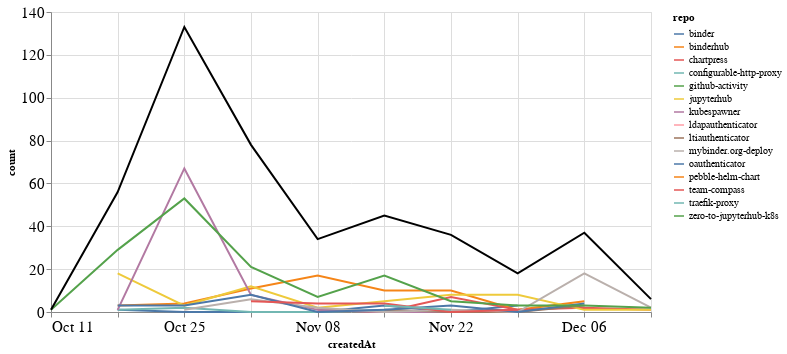

The notebook cell this image was saved under:
### Markdown cell above
### Comments

### Code cell
comments_time = comments.groupby('repo').resample('W', on='createdAt').count()['author'].reset_index()
comments_time = comments_time.rename(columns={'author': 'count'})
comments_time_total = comments_time.groupby('createdAt').agg({"count": "sum"}).reset_index()
ch1 = alt.Chart(comments_time, width=600).mark_line().encode(
    x='createdAt',
    y='count',
    color='repo',
    tooltip="repo"
)

ch2 = alt.Chart(comments_time_total, width=600).mark_line(color="black").encode(
    x='createdAt',
    y='count',
)

ch1 + ch2

### Figure 1 — Vega-Lite specification as saved in the notebook (floating-point values rounded to 4 significant figures)
{"config": {"axisLeft": {"labelFontSize": 15}, "axisBottom": {"labelFontSize": 15}}, "layer": [{"data": {"name": "data-7c12ea792d724e76ae0478bfc5be92d4"}, "mark": "line", "encoding": {"color": {"type": "nominal", "field": "repo"}, "tooltip": {"type": "nominal", "field": "repo"}, "x": {"type": "temporal", "field": "createdAt"}, "y": {"type": "quantitative", "field": "count"}}, "width": 600}, {"data": {"name": "data-40404f370aaeabd085cd0e69a0ed9351"}, "mark": {"type": "line", "color": "black"}, "encoding": {"x": {"type": "temporal", "field": "createdAt"}, "y": {"type": "quantitative", "field": "count"}}, "width": 600}], "$schema": "https://vega.github.io/schema/vega-lite/v4.8.1.json", "datasets": {"data-7c12ea792d724e76ae0478bfc5be92d4": [{"repo": "binder", "createdAt": "2020-10-18T00:00:00", "count": 1}, {"repo": "binder", "createdAt": "2020-10-25T00:00:00", "count": 0}, {"repo": "binder", "createdAt": "2020-11-01T00:00:00", "count": 0}, {"repo": "binder", "createdAt": "2020-11-08T00:00:00", "count": 0}, {"repo": "binder", "createdAt": "2020-11-15T00:00:00", "count": 3}, {"repo": "binder", "createdAt": "2020-11-22T00:00:00", "count": 0}, {"repo": "binder", "createdAt": "2020-11-29T00:00:00", "count": 3}, {"repo": "binderhub", "createdAt": "2020-10-18T00:00:00", "count": 3}, {"repo": "binderhub", "createdAt": "2020-10-25T00:00:00", "count": 4}, {"repo": "binderhub", "createdAt": "2020-11-01T00:00:00", "count": 11}, {"repo": "binderhub", "createdAt": "2020-11-08T00:00:00", "count": 17}, {"repo": "binderhub", "createdAt": "2020-11-15T00:00:00", "count": 10}, {"repo": "binderhub", "createdAt": "2020-11-22T00:00:00", "count": 10}, {"repo": "binderhub", "createdAt": "2020-11-29T00:00:00", "count": 1}, {"repo": "binderhub", "createdAt": "2020-12-06T00:00:00", "count": 5}, {"repo": "chartpress", "createdAt": "2020-11-08T00:00:00", "count": 1}, {"repo": "chartpress", "createdAt": "2020-11-15T00:00:00", "count": 0}, {"repo": "chartpress", "createdAt": "2020-11-22T00:00:00", "count": 7}, {"repo": "chartpress", "createdAt": "2020-11-29T00:00:00", "count": 1}, {"repo": "chartpress", "createdAt": "2020-12-06T00:00:00", "count": 2}, {"repo": "chartpress", "createdAt": "2020-12-13T00:00:00", "count": 1}, {"repo": "configurable-http-proxy", "createdAt": "2020-10-18T00:00:00", "count": 1}, {"repo": "configurable-http-proxy", "createdAt": "2020-10-25T00:00:00", "count": 2}, {"repo": "configurable-http-proxy", "createdAt": "2020-11-01T00:00:00", "count": 0}, {"repo": "configurable-http-proxy", "createdAt": "2020-11-08T00:00:00", "count": 0}, {"repo": "configurable-http-proxy", "createdAt": "2020-11-15T00:00:00", "count": 1}, {"repo": "github-activity", "createdAt": "2020-11-01T00:00:00", "count": 7}, {"repo": "jupyterhub", "createdAt": "2020-10-18T00:00:00", "count": 18}, {"repo": "jupyterhub", "createdAt": "2020-10-25T00:00:00", "count": 3}, {"repo": "jupyterhub", "createdAt": "2020-11-01T00:00:00", "count": 12}, {"repo": "jupyterhub", "createdAt": "2020-11-08T00:00:00", "count": 2}, {"repo": "jupyterhub", "createdAt": "2020-11-15T00:00:00", "count": 5}, {"repo": "jupyterhub", "createdAt": "2020-11-22T00:00:00", "count": 8}, {"repo": "jupyterhub", "createdAt": "2020-11-29T00:00:00", "count": 8}, {"repo": "jupyterhub", "createdAt": "2020-12-06T00:00:00", "count": 1}, {"repo": "jupyterhub", "createdAt": "2020-12-13T00:00:00", "count": 1}, {"repo": "kubespawner", "createdAt": "2020-10-18T00:00:00", "count": 1}, {"repo": "kubespawner", "createdAt": "2020-10-25T00:00:00", "count": 67}, {"repo": "kubespawner", "createdAt": "2020-11-01T00:00:00", "count": 8}, {"repo": "kubespawner", "createdAt": "2020-11-08T00:00:00", "count": 1}, {"repo": "kubespawner", "createdAt": "2020-11-15T00:00:00", "count": 0}, {"repo": "kubespawner", "createdAt": "2020-11-22T00:00:00", "count": 0}, {"repo": "kubespawner", "createdAt": "2020-11-29T00:00:00", "count": 1}, {"repo": "ldapauthenticator", "createdAt": "2020-12-06T00:00:00", "count": 1}, {"repo": "ltiauthenticator", "createdAt": "2020-11-15T00:00:00", "count": 1}, {"repo": "ltiauthenticator", "createdAt": "2020-11-22T00:00:00", "count": 0}, {"repo": "ltiauthenticator", "createdAt": "2020-11-29T00:00:00", "count": 0}, {"repo": "ltiauthenticator", "createdAt": "2020-12-06T00:00:00", "count": 3}, {"repo": "mybinder.org-deploy", "createdAt": "2020-10-25T00:00:00", "count": 1}, {"repo": "mybinder.org-deploy", "createdAt": "2020-11-01T00:00:00", "count": 6}, {"repo": "mybinder.org-deploy", "createdAt": "2020-11-08T00:00:00", "count": 2}, {"repo": "mybinder.org-deploy", "createdAt": "2020-11-15T00:00:00", "count": 0}, {"repo": "mybinder.org-deploy", "createdAt": "2020-11-22T00:00:00", "count": 1}, {"repo": "mybinder.org-deploy", "createdAt": "2020-11-29T00:00:00", "count": 0}, {"repo": "mybinder.org-deploy", "createdAt": "2020-12-06T00:00:00", "count": 18}, {"repo": "mybinder.org-deploy", "createdAt": "2020-12-13T00:00:00", "count": 2}, {"repo": "oauthenticator", "createdAt": "2020-10-18T00:00:00", "count": 3}, {"repo": "oauthenticator", "createdAt": "2020-10-25T00:00:00", "count": 3}, {"repo": "oauthenticator", "createdAt": "2020-11-01T00:00:00", "count": 8}, {"repo": "oauthenticator", "createdAt": "2020-11-08T00:00:00", "count": 0}, {"repo": "oauthenticator", "createdAt": "2020-11-15T00:00:00", "count": 1}, {"repo": "oauthenticator", "createdAt": "2020-11-22T00:00:00", "count": 3}, {"repo": "oauthenticator", "createdAt": "2020-11-29T00:00:00", "count": 0}, {"repo": "oauthenticator", "createdAt": "2020-12-06T00:00:00", "count": 4}, {"repo": "pebble-helm-chart", "createdAt": "2020-11-22T00:00:00", "count": 1}, {"repo": "team-compass", "createdAt": "2020-11-01T00:00:00", "count": 5}, {"repo": "team-compass", "createdAt": "2020-11-08T00:00:00", "count": 4}, {"repo": "team-compass", "createdAt": "2020-11-15T00:00:00", "count": 4}, {"repo": "team-compass", "createdAt": "2020-11-22T00:00:00", "count": 0}, {"repo": "team-compass", "createdAt": "2020-11-29T00:00:00", "count": 1}, {"repo": "traefik-proxy", "createdAt": "2020-11-15T00:00:00", "count": 3}, {"repo": "traefik-proxy", "createdAt": "2020-11-22T00:00:00", "count": 1}, {"repo": "zero-to-jupyterhub-k8s", "createdAt": "2020-10-11T00:00:00", "count": 1}, {"repo": "zero-to-jupyterhub-k8s", "createdAt": "2020-10-18T00:00:00", "count": 29}, {"repo": "zero-to-jupyterhub-k8s", "createdAt": "2020-10-25T00:00:00", "count": 53}, {"repo": "zero-to-jupyterhub-k8s", "createdAt": "2020-11-01T00:00:00", "count": 21}, {"repo": "zero-to-jupyterhub-k8s", "createdAt": "2020-11-08T00:00:00", "count": 7}, {"repo": "zero-to-jupyterhub-k8s", "createdAt": "2020-11-15T00:00:00", "count": 17}, {"repo": "zero-to-jupyterhub-k8s", "createdAt": "2020-11-22T00:00:00", "count": 5}, {"repo": "zero-to-jupyterhub-k8s", "createdAt": "2020-11-29T00:00:00", "count": 3}, {"repo": "zero-to-jupyterhub-k8s", "createdAt": "2020-12-06T00:00:00", "count": 3}, {"repo": "zero-to-jupyterhub-k8s", "createdAt": "2020-12-13T00:00:00", "count": 2}], "data-40404f370aaeabd085cd0e69a0ed9351": [{"createdAt": "2020-10-11T00:00:00", "count": 1}, {"createdAt": "2020-10-18T00:00:00", "count": 56}, {"createdAt": "2020-10-25T00:00:00", "count": 133}, {"createdAt": "2020-11-01T00:00:00", "count": 78}, {"createdAt": "2020-11-08T00:00:00", "count": 34}, {"createdAt": "2020-11-15T00:00:00", "count": 45}, {"createdAt": "2020-11-22T00:00:00", "count": 36}, {"createdAt": "2020-11-29T00:00:00", "count": 18}, {"createdAt": "2020-12-06T00:00:00", "count": 37}, {"createdAt": "2020-12-13T00:00:00", "count": 6}]}}
